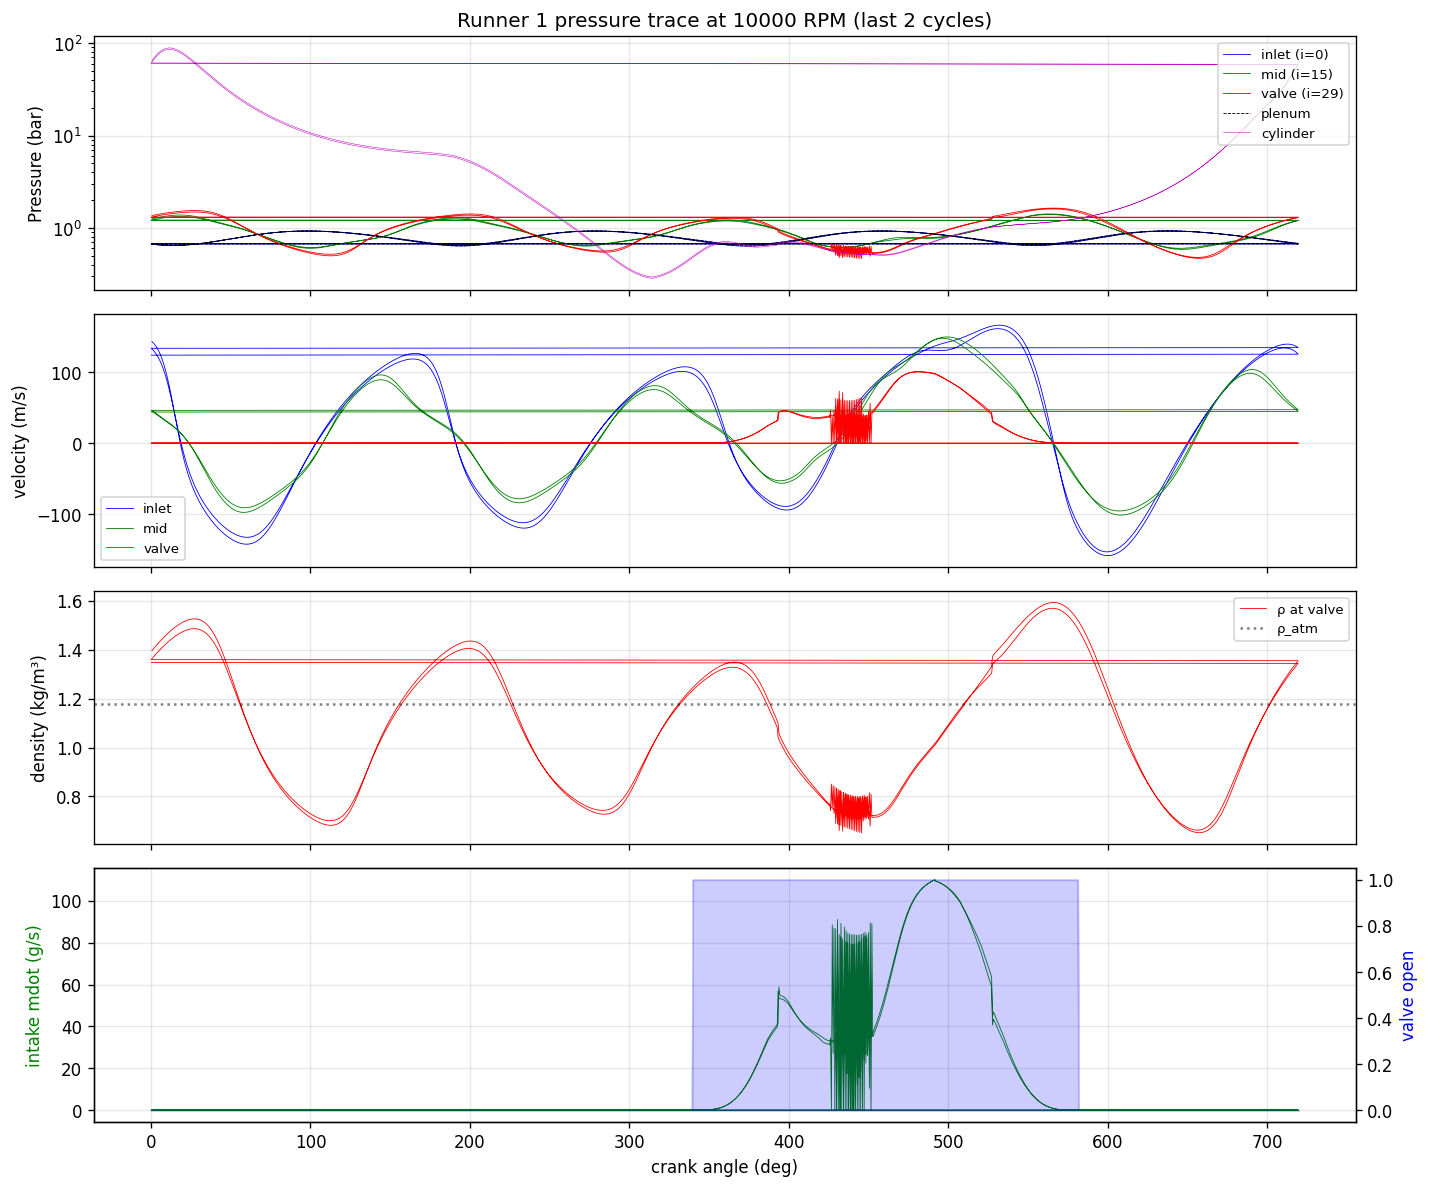

Write Python code to recreate this figure.
"""Trace runner pressure at every grid point over a single cycle to see
what the wave dynamics actually look like."""
import os
os.environ['MPLBACKEND'] = 'Agg'

import numpy as np
import matplotlib.pyplot as plt
from engine_simulator.config.engine_config import EngineConfig
from engine_simulator.simulation.orchestrator import SimulationOrchestrator
from engine_simulator.boundaries.base import PipeEnd
from engine_simulator.gas_dynamics.cfl import compute_cfl_timestep
from engine_simulator.gas_dynamics.moc_solver import (
    advance_interior_points, extrapolate_boundary_incoming
)
from engine_simulator.simulation.engine_cycle import EngineCycleTracker
from engine_simulator.gas_dynamics.gas_properties import R_AIR

cfg = EngineConfig()
sim = SimulationOrchestrator(cfg)
rpm = 10000.0
n_cycles = 12

sim._reinitialize(rpm)
tracker = EngineCycleTracker(rpm)
cfl_num = cfg.simulation.cfl_number

# Record runner 1 valve-end and inlet-end pressure each step in last 2 cycles
log = {
    "theta": [],
    "p_inlet": [],
    "p_valve": [],
    "p_mid": [],
    "u_inlet": [],
    "u_valve": [],
    "u_mid": [],
    "rho_valve": [],
    "AA_valve": [],
    "T_valve": [],
    "valve_open": [],
    "cyl_p": [],
    "plen_p": [],
    "mdot_in": [],
}

current_cycle = 0
runner = sim.intake_runners[0]
cyl = sim.cylinders[0]

while current_cycle < n_cycles:
    dt = compute_cfl_timestep(sim.all_pipes, cfl_num)
    dt = min(dt, 1e-3)
    dtheta = tracker.advance(dt)
    theta = tracker.theta

    for pipe in sim.all_pipes:
        extrapolate_boundary_incoming(pipe, dt)

    sim.restrictor_plenum.solve_and_apply(dt)

    for i in range(cfg.n_cylinders):
        sim.cylinders[i].mdot_intake = 0.0
        sim.cylinders[i].mdot_exhaust = 0.0

    for i in range(cfg.n_cylinders):
        sim.intake_valve_bcs[i].apply(
            sim.intake_runners[i], PipeEnd.RIGHT, dt,
            theta_deg=theta, rpm=rpm,
        )

    for i in range(cfg.n_cylinders):
        sim.exhaust_valve_bcs[i].apply(
            sim.exhaust_primaries[i], PipeEnd.LEFT, dt,
            theta_deg=theta, rpm=rpm,
        )

    for junc in sim.exhaust_junctions:
        junc.apply(dt)
    sim.exhaust_open_bc.apply(sim.exhaust_collector, PipeEnd.RIGHT, dt)

    for pipe in sim.all_pipes:
        advance_interior_points(pipe, dt, include_sources=True)

    for cyl_i in sim.cylinders:
        cyl_i.advance(theta, dtheta, rpm)

    if current_cycle >= n_cycles - 2:
        log["theta"].append(theta)
        log["p_inlet"].append(runner.p[0])
        log["p_valve"].append(runner.p[-1])
        log["p_mid"].append(runner.p[runner.n_points // 2])
        log["u_inlet"].append(runner.u[0])
        log["u_valve"].append(runner.u[-1])
        log["u_mid"].append(runner.u[runner.n_points // 2])
        log["rho_valve"].append(runner.rho[-1])
        log["AA_valve"].append(runner.AA[-1])
        log["T_valve"].append(runner.T[-1])
        theta_local = cyl.local_theta(theta)
        A_eff = cyl.intake_valve.effective_area(theta_local)
        log["valve_open"].append(1.0 if A_eff > 1e-10 else 0.0)
        log["cyl_p"].append(cyl.p)
        log["plen_p"].append(sim.restrictor_plenum.p)
        log["mdot_in"].append(cyl.mdot_intake)

    new_cycle = int(theta / 720.0)
    if new_cycle > current_cycle:
        if new_cycle >= n_cycles:
            break
        for c in sim.cylinders:
            c.m_intake_total = 0.0
            c.m_exhaust_total = 0.0
            c.work_cycle = 0.0
        current_cycle = new_cycle


theta_arr = np.array(log["theta"]) % 720.0
order = np.argsort(theta_arr)

fig, axes = plt.subplots(4, 1, figsize=(12, 10), sharex=True)
axes[0].plot(theta_arr, np.array(log["p_inlet"]) / 1e5, "b-", linewidth=0.5, label="inlet (i=0)")
axes[0].plot(theta_arr, np.array(log["p_mid"]) / 1e5, "g-", linewidth=0.5, label="mid (i=15)")
axes[0].plot(theta_arr, np.array(log["p_valve"]) / 1e5, "r-", linewidth=0.5, label="valve (i=29)")
axes[0].plot(theta_arr, np.array(log["plen_p"]) / 1e5, "k--", linewidth=0.5, label="plenum")
axes[0].plot(theta_arr, np.array(log["cyl_p"]) / 1e5, "m-", linewidth=0.3, label="cylinder")
axes[0].set_ylabel("Pressure (bar)")
axes[0].set_yscale("log")
axes[0].legend(fontsize=8, loc="upper right")
axes[0].grid(True, alpha=0.3)
axes[0].set_title(f"Runner 1 pressure trace at {rpm:.0f} RPM (last 2 cycles)")

axes[1].plot(theta_arr, np.array(log["u_inlet"]), "b-", linewidth=0.5, label="inlet")
axes[1].plot(theta_arr, np.array(log["u_mid"]), "g-", linewidth=0.5, label="mid")
axes[1].plot(theta_arr, np.array(log["u_valve"]), "r-", linewidth=0.5, label="valve")
axes[1].set_ylabel("velocity (m/s)")
axes[1].grid(True, alpha=0.3)
axes[1].legend(fontsize=8)

axes[2].plot(theta_arr, np.array(log["rho_valve"]), "r-", linewidth=0.5, label="ρ at valve")
axes[2].axhline(1.177, color="k", linestyle=":", alpha=0.5, label="ρ_atm")
axes[2].set_ylabel("density (kg/m³)")
axes[2].legend(fontsize=8)
axes[2].grid(True, alpha=0.3)

axes[3].plot(theta_arr, np.array(log["mdot_in"]) * 1000, "g-", linewidth=0.5)
ax3b = axes[3].twinx()
ax3b.fill_between(theta_arr, 0, np.array(log["valve_open"]), alpha=0.2, color="b")
axes[3].set_ylabel("intake mdot (g/s)", color="g")
ax3b.set_ylabel("valve open", color="b")
axes[3].set_xlabel("crank angle (deg)")
axes[3].grid(True, alpha=0.3)

plt.tight_layout()
plt.savefig("/Users/nmurray/Developer/1d/_runner_history.png", dpi=120, bbox_inches="tight")
print(f"Saved /Users/nmurray/Developer/1d/_runner_history.png")

p_mid_arr = np.array(log["p_mid"])
p_valve_arr = np.array(log["p_valve"])
plen_arr = np.array(log["plen_p"])
print(f"\nStatistics over last 2 cycles:")
print(f"  Plenum:      mean={plen_arr.mean()/1e5:.3f} bar")
print(f"  Inlet (i=0): mean={np.mean(log['p_inlet'])/1e5:.3f}, range "
      f"{np.min(log['p_inlet'])/1e5:.3f}…{np.max(log['p_inlet'])/1e5:.3f} bar")
print(f"  Mid (i=15):  mean={p_mid_arr.mean()/1e5:.3f}, range {p_mid_arr.min()/1e5:.3f}…{p_mid_arr.max()/1e5:.3f} bar")
print(f"  Valve (i=29):mean={p_valve_arr.mean()/1e5:.3f}, range {p_valve_arr.min()/1e5:.3f}…{p_valve_arr.max()/1e5:.3f} bar")
print(f"  Ram boost (valve mean / plenum mean): {p_valve_arr.mean()/plen_arr.mean():.2f}x")
